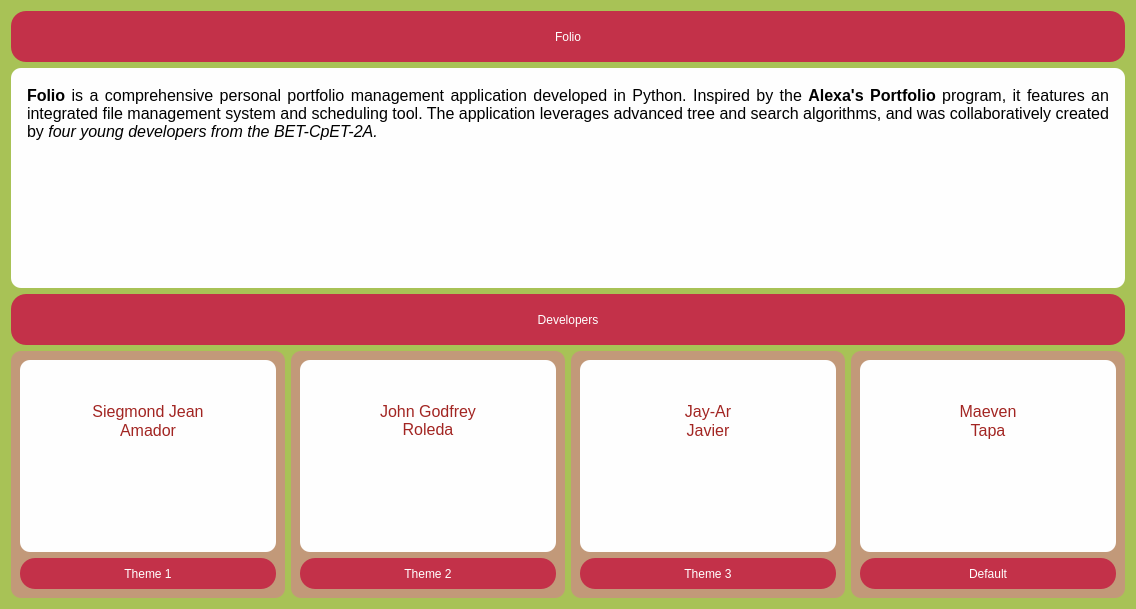
         <widget class="QWidget" name="home_page_2">
          <property name="styleSheet">
           <string notr="true">background-color:#A8C256;
border-radius: 10px;</string>
          </property>
          <layout class="QGridLayout" name="gridLayout_6">
           <item row="0" column="0" colspan="4">
            <widget class="QPushButton" name="home_btn">
             <property name="minimumSize">
              <size>
               <width>0</width>
               <height>51</height>
              </size>
             </property>
             <property name="cursor">
              <cursorShape>PointingHandCursor</cursorShape>
             </property>
             <property name="styleSheet">
              <string notr="true">QPushButton {
background-color: #c33149;
color: rgb(255, 255, 255);
font: italic 28pt &quot;Brush Script MT&quot;;
border-radius: 15px;
}

QPushButton:hover {
background-color: rgb(255, 255, 255);
color: #a22522;
font: italic 28pt &quot;Brush Script MT&quot;;
border-radius: 15px;
}

QPushButton:pressed {
background-color: rgb(44, 146, 255);
color: rgb(255, 255, 255);
}
</string>
             </property>
             <property name="text">
              <string>Folio</string>
             </property>
            </widget>
           </item>
           <item row="1" column="0" colspan="4">
            <widget class="QWidget" name="widget" native="true">
             <property name="minimumSize">
              <size>
               <width>503</width>
               <height>185</height>
              </size>
             </property>
             <property name="styleSheet">
              <string notr="true">background-color: rgb(254, 254, 254);
border-radius: 10px;</string>
             </property>
             <layout class="QGridLayout" name="gridLayout_5">
              <item row="2" column="1">
               <spacer name="verticalSpacer_3">
                <property name="orientation">
                 <enum>Qt::Vertical</enum>
                </property>
                <property name="sizeType">
                 <enum>QSizePolicy::Fixed</enum>
                </property>
                <property name="sizeHint" stdset="0">
                 <size>
                  <width>20</width>
                  <height>5</height>
                 </size>
                </property>
               </spacer>
              </item>
              <item row="1" column="2">
               <spacer name="horizontalSpacer_14">
                <property name="orientation">
                 <enum>Qt::Horizontal</enum>
                </property>
                <property name="sizeType">
                 <enum>QSizePolicy::Fixed</enum>
                </property>
                <property name="sizeHint" stdset="0">
                 <size>
                  <width>3</width>
                  <height>20</height>
                 </size>
                </property>
               </spacer>
              </item>
              <item row="1" column="0">
               <spacer name="horizontalSpacer_13">
                <property name="orientation">
                 <enum>Qt::Horizontal</enum>
                </property>
                <property name="sizeType">
                 <enum>QSizePolicy::Fixed</enum>
                </property>
                <property name="sizeHint" stdset="0">
                 <size>
                  <width>3</width>
                  <height>20</height>
                 </size>
                </property>
               </spacer>
              </item>
              <item row="0" column="1">
               <spacer name="verticalSpacer_4">
                <property name="orientation">
                 <enum>Qt::Vertical</enum>
                </property>
                <property name="sizeType">
                 <enum>QSizePolicy::Fixed</enum>
                </property>
                <property name="sizeHint" stdset="0">
                 <size>
                  <width>20</width>
                  <height>5</height>
                 </size>
                </property>
               </spacer>
              </item>
              <item row="1" column="1">
               <widget class="QTextBrowser" name="textBrowser">
                <property name="minimumSize">
                 <size>
                  <width>461</width>
                  <height>141</height>
                 </size>
                </property>
                <property name="font">
                 <font>
                  <family>Arial</family>
                 </font>
                </property>
                <property name="styleSheet">
                 <string notr="true"/>
                </property>
                <property name="html">
                 <string>&lt;!DOCTYPE HTML PUBLIC &quot;-//W3C//DTD HTML 4.0//EN&quot; &quot;http://www.w3.org/TR/REC-html40/strict.dtd&quot;&gt;
&lt;html&gt;&lt;head&gt;&lt;meta name=&quot;qrichtext&quot; content=&quot;1&quot; /&gt;&lt;style type=&quot;text/css&quot;&gt;
p, li { white-space: pre-wrap; }
&lt;/style&gt;&lt;/head&gt;&lt;body style=&quot; font-family:'Arial'; font-size:8.25pt; font-weight:400; font-style:normal;&quot;&gt;
&lt;p align=&quot;justify&quot; style=&quot; margin-top:0px; margin-bottom:0px; margin-left:0px; margin-right:0px; -qt-block-indent:0; text-indent:0px;&quot;&gt;&lt;span style=&quot; font-family:'Courier New'; font-size:12pt; font-weight:600;&quot;&gt;Folio&lt;/span&gt;&lt;span style=&quot; font-family:'Courier New'; font-size:12pt;&quot;&gt; is a comprehensive personal portfolio management application developed in Python. Inspired by the &lt;/span&gt;&lt;span style=&quot; font-family:'Courier New'; font-size:12pt; font-weight:600;&quot;&gt;Alexa's Portfolio&lt;/span&gt;&lt;span style=&quot; font-family:'Courier New'; font-size:12pt;&quot;&gt; program, it features an integrated file management system and scheduling tool. The application leverages advanced tree and search algorithms, and was collaboratively created by &lt;/span&gt;&lt;span style=&quot; font-family:'Courier New'; font-size:12pt; font-style:italic;&quot;&gt;four young developers from the BET-CpET-2A.&lt;/span&gt;&lt;/p&gt;&lt;/body&gt;&lt;/html&gt;</string>
                </property>
               </widget>
              </item>
             </layout>
            </widget>
           </item>
           <item row="2" column="0" colspan="4">
            <widget class="QPushButton" name="home_btn_2">
             <property name="minimumSize">
              <size>
               <width>0</width>
               <height>51</height>
              </size>
             </property>
             <property name="styleSheet">
              <string notr="true">QPushButton {
background-color: #c33149;
color: rgb(255, 255, 255);
font: italic 28pt &quot;Brush Script MT&quot;;
border-radius: 15px;
}

QPushButton:hover {
background-color: rgb(255, 255, 255);
color: #a22522;
font: italic 28pt &quot;Brush Script MT&quot;;
border-radius: 15px;
}

QPushButton:pressed {
background-color: rgb(44, 146, 255);
color: rgb(255, 255, 255);
}
</string>
             </property>
             <property name="text">
              <string>Developers</string>
             </property>
            </widget>
           </item>
           <item row="3" column="0">
            <widget class="QWidget" name="widget_6" native="true">
             <property name="minimumSize">
              <size>
               <width>121</width>
               <height>0</height>
              </size>
             </property>
             <property name="styleSheet">
              <string notr="true">background-color:#c29979;
color: rgb(1, 119, 251);
border-radius: 10px;</string>
             </property>
             <layout class="QGridLayout" name="gridLayout_13">
              <item row="0" column="0">
               <widget class="QTextBrowser" name="textBrowser_6">
                <property name="minimumSize">
                 <size>
                  <width>101</width>
                  <height>29</height>
                 </size>
                </property>
                <property name="styleSheet">
                 <string notr="true">background-color: rgb(254, 254, 254);
color: #a22522;
border-radius: 10px;</string>
                </property>
                <property name="html">
                 <string>&lt;!DOCTYPE HTML PUBLIC &quot;-//W3C//DTD HTML 4.0//EN&quot; &quot;http://www.w3.org/TR/REC-html40/strict.dtd&quot;&gt;
&lt;html&gt;&lt;head&gt;&lt;meta name=&quot;qrichtext&quot; content=&quot;1&quot; /&gt;&lt;style type=&quot;text/css&quot;&gt;
p, li { white-space: pre-wrap; }
&lt;/style&gt;&lt;/head&gt;&lt;body style=&quot; font-family:'MS Shell Dlg 2'; font-size:8.25pt; font-weight:400; font-style:normal;&quot;&gt;
&lt;p align=&quot;center&quot; style=&quot;-qt-paragraph-type:empty; margin-top:0px; margin-bottom:0px; margin-left:0px; margin-right:0px; -qt-block-indent:0; text-indent:0px; font-size:12pt;&quot;&gt;&lt;br /&gt;&lt;/p&gt;
&lt;p align=&quot;center&quot; style=&quot;-qt-paragraph-type:empty; margin-top:0px; margin-bottom:0px; margin-left:0px; margin-right:0px; -qt-block-indent:0; text-indent:0px; font-size:12pt;&quot;&gt;&lt;br /&gt;&lt;/p&gt;
&lt;p align=&quot;center&quot; style=&quot; margin-top:0px; margin-bottom:0px; margin-left:0px; margin-right:0px; -qt-block-indent:0; text-indent:0px;&quot;&gt;&lt;span style=&quot; font-family:'Brush Script MT'; font-size:12pt;&quot;&gt;Siegmond Jean&lt;/span&gt;&lt;/p&gt;
&lt;p align=&quot;center&quot; style=&quot; margin-top:0px; margin-bottom:0px; margin-left:0px; margin-right:0px; -qt-block-indent:0; text-indent:0px;&quot;&gt;&lt;span style=&quot; font-family:'Brush Script MT'; font-size:12pt;&quot;&gt;Amador&lt;/span&gt;&lt;/p&gt;&lt;/body&gt;&lt;/html&gt;</string>
                </property>
               </widget>
              </item>
              <item row="1" column="0">
               <widget class="QPushButton" name="theme1_btn">
                <property name="minimumSize">
                 <size>
                  <width>101</width>
                  <height>31</height>
                 </size>
                </property>
                <property name="styleSheet">
                 <string notr="true">QPushButton {
background-color: #c33149;
color: rgb(255, 255, 255);
font: italic 12pt &quot;Brush Script MT&quot;;
border-radius: 15px;
}

QPushButton:hover {
background-color: rgb(0, 234, 234);
color:  rgb(39, 41, 56);
font: italic 12pt &quot;Brush Script MT&quot;;
border-radius: 15px;
}

QPushButton:pressed {
background-color: #c33149;
color: rgb(255, 255, 255);
}
</string>
                </property>
                <property name="text">
                 <string>Theme 1</string>
                </property>
               </widget>
              </item>
             </layout>
            </widget>
           </item>
           <item row="3" column="1">
            <widget class="QWidget" name="widget_3" native="true">
             <property name="minimumSize">
              <size>
               <width>122</width>
               <height>0</height>
              </size>
             </property>
             <property name="styleSheet">
              <string notr="true">background-color:#c29979;
color: rgb(1, 119, 251);
border-radius: 10px;</string>
             </property>
             <layout class="QGridLayout" name="gridLayout_7">
              <item row="0" column="0">
               <widget class="QTextBrowser" name="textBrowser_3">
                <property name="minimumSize">
                 <size>
                  <width>101</width>
                  <height>29</height>
                 </size>
                </property>
                <property name="styleSheet">
                 <string notr="true">background-color: rgb(254, 254, 254);
color: #a22522;
border-radius: 10px;</string>
                </property>
                <property name="html">
                 <string>&lt;!DOCTYPE HTML PUBLIC &quot;-//W3C//DTD HTML 4.0//EN&quot; &quot;http://www.w3.org/TR/REC-html40/strict.dtd&quot;&gt;
&lt;html&gt;&lt;head&gt;&lt;meta name=&quot;qrichtext&quot; content=&quot;1&quot; /&gt;&lt;style type=&quot;text/css&quot;&gt;
p, li { white-space: pre-wrap; }
&lt;/style&gt;&lt;/head&gt;&lt;body style=&quot; font-family:'MS Shell Dlg 2'; font-size:8.25pt; font-weight:400; font-style:normal;&quot;&gt;
&lt;p align=&quot;center&quot; style=&quot;-qt-paragraph-type:empty; margin-top:0px; margin-bottom:0px; margin-left:0px; margin-right:0px; -qt-block-indent:0; text-indent:0px; font-size:12pt;&quot;&gt;&lt;br /&gt;&lt;/p&gt;
&lt;p align=&quot;center&quot; style=&quot;-qt-paragraph-type:empty; margin-top:0px; margin-bottom:0px; margin-left:0px; margin-right:0px; -qt-block-indent:0; text-indent:0px; font-size:12pt;&quot;&gt;&lt;br /&gt;&lt;/p&gt;
&lt;p align=&quot;center&quot; style=&quot; margin-top:0px; margin-bottom:0px; margin-left:0px; margin-right:0px; -qt-block-indent:0; text-indent:0px;&quot;&gt;&lt;span style=&quot; font-family:'Brush Script MT'; font-size:12pt;&quot;&gt;John Godfrey&lt;br /&gt;Roleda&lt;/span&gt;&lt;/p&gt;&lt;/body&gt;&lt;/html&gt;</string>
                </property>
               </widget>
              </item>
              <item row="1" column="0">
               <widget class="QPushButton" name="theme2_btn">
                <property name="minimumSize">
                 <size>
                  <width>101</width>
                  <height>31</height>
                 </size>
                </property>
                <property name="styleSheet">
                 <string notr="true">QPushButton {
background-color: #c33149;
color: rgb(255, 255, 255);
font: italic 12pt &quot;Brush Script MT&quot;;
border-radius: 15px;
}

QPushButton:hover {
background-color: #C29979;
color: rgb(255, 255, 255);
font: italic 12pt &quot;Brush Script MT&quot;;
border-radius: 15px;
}

QPushButton:pressed {
background-color: #c33149;
color: rgb(255, 255, 255);
}
</string>
                </property>
                <property name="text">
                 <string>Theme 2</string>
                </property>
               </widget>
              </item>
             </layout>
            </widget>
           </item>
           <item row="3" column="2">
            <widget class="QWidget" name="widget_4" native="true">
             <property name="minimumSize">
              <size>
               <width>121</width>
               <height>0</height>
              </size>
             </property>
             <property name="styleSheet">
              <string notr="true">background-color:#c29979;
color: rgb(1, 119, 251);
border-radius: 10px;</string>
             </property>
             <layout class="QGridLayout" name="gridLayout_11">
              <item row="0" column="0">
               <widget class="QTextBrowser" name="textBrowser_4">
                <property name="minimumSize">
                 <size>
                  <width>101</width>
                  <height>29</height>
                 </size>
                </property>
                <property name="styleSheet">
                 <string notr="true">background-color: rgb(254, 254, 254);
color: #a22522;
border-radius: 10px;</string>
                </property>
                <property name="html">
                 <string>&lt;!DOCTYPE HTML PUBLIC &quot;-//W3C//DTD HTML 4.0//EN&quot; &quot;http://www.w3.org/TR/REC-html40/strict.dtd&quot;&gt;
&lt;html&gt;&lt;head&gt;&lt;meta name=&quot;qrichtext&quot; content=&quot;1&quot; /&gt;&lt;style type=&quot;text/css&quot;&gt;
p, li { white-space: pre-wrap; }
&lt;/style&gt;&lt;/head&gt;&lt;body style=&quot; font-family:'MS Shell Dlg 2'; font-size:8.25pt; font-weight:400; font-style:normal;&quot;&gt;
&lt;p align=&quot;center&quot; style=&quot;-qt-paragraph-type:empty; margin-top:0px; margin-bottom:0px; margin-left:0px; margin-right:0px; -qt-block-indent:0; text-indent:0px; font-size:12pt;&quot;&gt;&lt;br /&gt;&lt;/p&gt;
&lt;p align=&quot;center&quot; style=&quot;-qt-paragraph-type:empty; margin-top:0px; margin-bottom:0px; margin-left:0px; margin-right:0px; -qt-block-indent:0; text-indent:0px; font-size:12pt;&quot;&gt;&lt;br /&gt;&lt;/p&gt;
&lt;p align=&quot;center&quot; style=&quot; margin-top:0px; margin-bottom:0px; margin-left:0px; margin-right:0px; -qt-block-indent:0; text-indent:0px;&quot;&gt;&lt;span style=&quot; font-family:'Brush Script MT'; font-size:12pt;&quot;&gt;Jay-Ar&lt;/span&gt;&lt;/p&gt;
&lt;p align=&quot;center&quot; style=&quot; margin-top:0px; margin-bottom:0px; margin-left:0px; margin-right:0px; -qt-block-indent:0; text-indent:0px;&quot;&gt;&lt;span style=&quot; font-family:'Brush Script MT'; font-size:12pt;&quot;&gt;Javier&lt;/span&gt;&lt;/p&gt;&lt;/body&gt;&lt;/html&gt;</string>
                </property>
               </widget>
              </item>
              <item row="1" column="0">
               <widget class="QPushButton" name="theme3_btn">
                <property name="minimumSize">
                 <size>
                  <width>101</width>
                  <height>31</height>
                 </size>
                </property>
                <property name="styleSheet">
                 <string notr="true">QPushButton {
background-color: #c33149;
color: rgb(255, 255, 255);
font: italic 12pt &quot;Brush Script MT&quot;;
border-radius: 15px;
}

QPushButton:hover {
background-color: rgb(252, 56, 155);
color: rgb(255, 255, 255);
font: italic 12pt &quot;Brush Script MT&quot;;
border-radius: 15px;
}

QPushButton:pressed {
background-color: #c33149;
color: rgb(255, 255, 255);
}
</string>
                </property>
                <property name="text">
                 <string>Theme 3</string>
                </property>
               </widget>
              </item>
             </layout>
            </widget>
           </item>
           <item row="3" column="3">
            <widget class="QWidget" name="widget_5" native="true">
             <property name="minimumSize">
              <size>
               <width>121</width>
               <height>0</height>
              </size>
             </property>
             <property name="cursor">
              <cursorShape>ClosedHandCursor</cursorShape>
             </property>
             <property name="styleSheet">
              <string notr="true">background-color:#c29979;
color: rgb(1, 119, 251);
border-radius: 10px;</string>
             </property>
             <layout class="QGridLayout" name="gridLayout_12">
              <item row="0" column="0">
               <widget class="QTextBrowser" name="textBrowser_5">
                <property name="minimumSize">
                 <size>
                  <width>101</width>
                  <height>29</height>
                 </size>
                </property>
                <property name="cursor" stdset="0">
                 <cursorShape>ClosedHandCursor</cursorShape>
                </property>
                <property name="styleSheet">
                 <string notr="true">background-color: rgb(254, 254, 254);
color: #a22522;
border-radius: 10px;</string>
                </property>
                <property name="html">
                 <string>&lt;!DOCTYPE HTML PUBLIC &quot;-//W3C//DTD HTML 4.0//EN&quot; &quot;http://www.w3.org/TR/REC-html40/strict.dtd&quot;&gt;
&lt;html&gt;&lt;head&gt;&lt;meta name=&quot;qrichtext&quot; content=&quot;1&quot; /&gt;&lt;style type=&quot;text/css&quot;&gt;
p, li { white-space: pre-wrap; }
&lt;/style&gt;&lt;/head&gt;&lt;body style=&quot; font-family:'MS Shell Dlg 2'; font-size:8.25pt; font-weight:400; font-style:normal;&quot;&gt;
&lt;p align=&quot;center&quot; style=&quot;-qt-paragraph-type:empty; margin-top:0px; margin-bottom:0px; margin-left:0px; margin-right:0px; -qt-block-indent:0; text-indent:0px; font-size:12pt;&quot;&gt;&lt;br /&gt;&lt;/p&gt;
&lt;p align=&quot;center&quot; style=&quot;-qt-paragraph-type:empty; margin-top:0px; margin-bottom:0px; margin-left:0px; margin-right:0px; -qt-block-indent:0; text-indent:0px; font-size:12pt;&quot;&gt;&lt;br /&gt;&lt;/p&gt;
&lt;p align=&quot;center&quot; style=&quot; margin-top:0px; margin-bottom:0px; margin-left:0px; margin-right:0px; -qt-block-indent:0; text-indent:0px;&quot;&gt;&lt;span style=&quot; font-family:'Brush Script MT'; font-size:12pt;&quot;&gt;Maeven&lt;/span&gt;&lt;/p&gt;
&lt;p align=&quot;center&quot; style=&quot; margin-top:0px; margin-bottom:0px; margin-left:0px; margin-right:0px; -qt-block-indent:0; text-indent:0px;&quot;&gt;&lt;span style=&quot; font-family:'Brush Script MT'; font-size:12pt;&quot;&gt;Tapa&lt;/span&gt;&lt;/p&gt;&lt;/body&gt;&lt;/html&gt;</string>
                </property>
               </widget>
              </item>
              <item row="1" column="0">
               <widget class="QPushButton" name="theme_btn">
                <property name="minimumSize">
                 <size>
                  <width>101</width>
                  <height>31</height>
                 </size>
                </property>
                <property name="styleSheet">
                 <string notr="true">QPushButton {
background-color: #c33149;
color: rgb(255, 255, 255);
font: italic 12pt &quot;Brush Script MT&quot;;
border-radius: 15px;
}

QPushButton:hover {
background-color: #2E303E;
color: #646670;
font: italic 12pt &quot;Brush Script MT&quot;;
border-radius: 15px;
}

QPushButton:pressed {
background-color: #c33149;
color: rgb(255, 255, 255);
}
</string>
                </property>
                <property name="text">
                 <string>Default</string>
                </property>
               </widget>
              </item>
             </layout>
            </widget>
           </item>
          </layout>
         </widget>
